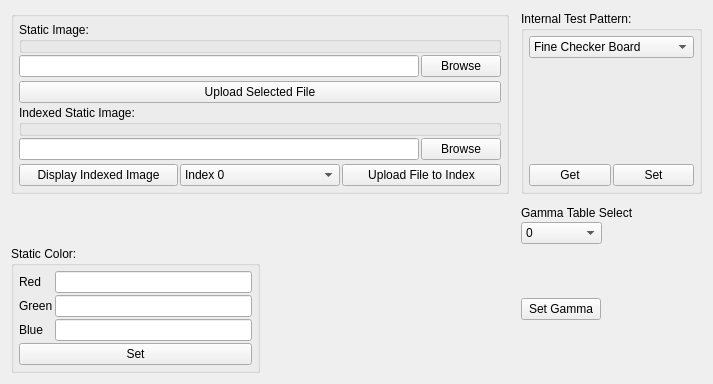
        <widget class="QWidget" name="tabTestPtn">
         <attribute name="title">
          <string>Static Image / Test Pattern</string>
         </attribute>
         <layout class="QGridLayout" name="gridLayout_6">
          <item row="1" column="0">
           <spacer name="verticalSpacer_15">
            <property name="orientation">
             <enum>Qt::Vertical</enum>
            </property>
            <property name="sizeType">
             <enum>QSizePolicy::MinimumExpanding</enum>
            </property>
            <property name="sizeHint" stdset="0">
             <size>
              <width>20</width>
              <height>0</height>
             </size>
            </property>
           </spacer>
          </item>
          <item row="0" column="1">
           <spacer name="horizontalSpacer_4">
            <property name="orientation">
             <enum>Qt::Horizontal</enum>
            </property>
            <property name="sizeType">
             <enum>QSizePolicy::MinimumExpanding</enum>
            </property>
            <property name="sizeHint" stdset="0">
             <size>
              <width>0</width>
              <height>20</height>
             </size>
            </property>
           </spacer>
          </item>
          <item row="0" column="0">
           <layout class="QGridLayout" name="gridLayout_5" columnstretch="2,0,0">
            <property name="spacing">
             <number>2</number>
            </property>
            <item row="1" column="0">
             <widget class="QGroupBox" name="staticImageGroup">
              <property name="title">
               <string/>
              </property>
              <layout class="QVBoxLayout" name="verticalLayout_8">
               <property name="spacing">
                <number>2</number>
               </property>
               <property name="leftMargin">
                <number>5</number>
               </property>
               <property name="topMargin">
                <number>5</number>
               </property>
               <property name="rightMargin">
                <number>5</number>
               </property>
               <property name="bottomMargin">
                <number>5</number>
               </property>
               <item>
                <widget class="QGroupBox" name="groupBox_10">
                 <property name="title">
                  <string>Static Image:</string>
                 </property>
                </widget>
               </item>
               <item>
                <layout class="QHBoxLayout" name="horizontalLayout_16">
                 <property name="spacing">
                  <number>2</number>
                 </property>
                 <item>
                  <widget class="QLineEdit" name="staticImageFile">
                   <property name="minimumSize">
                    <size>
                     <width>400</width>
                     <height>0</height>
                    </size>
                   </property>
                   <property name="toolTip">
                    <string>BMP File path</string>
                   </property>
                  </widget>
                 </item>
                 <item>
                  <widget class="QPushButton" name="staticImageBrowse_Button">
                   <property name="text">
                    <string>Browse</string>
                   </property>
                  </widget>
                 </item>
                </layout>
               </item>
               <item>
                <spacer name="verticalSpacer_32">
                 <property name="orientation">
                  <enum>Qt::Vertical</enum>
                 </property>
                 <property name="sizeType">
                  <enum>QSizePolicy::MinimumExpanding</enum>
                 </property>
                 <property name="sizeHint" stdset="0">
                  <size>
                   <width>20</width>
                   <height>2</height>
                  </size>
                 </property>
                </spacer>
               </item>
               <item>
                <widget class="QPushButton" name="StaticImageUpload_Button">
                 <property name="text">
                  <string>Upload Selected File</string>
                 </property>
                </widget>
               </item>
               <item>
                <widget class="QGroupBox" name="groupBox_4">
                 <property name="title">
                  <string>Indexed Static Image:</string>
                 </property>
                </widget>
               </item>
               <item>
                <layout class="QHBoxLayout" name="horizontalLayout_18">
                 <property name="spacing">
                  <number>2</number>
                 </property>
                 <item>
                  <widget class="QLineEdit" name="staticImageFile_Indexed">
                   <property name="minimumSize">
                    <size>
                     <width>400</width>
                     <height>0</height>
                    </size>
                   </property>
                   <property name="toolTip">
                    <string>BMP File path</string>
                   </property>
                  </widget>
                 </item>
                 <item>
                  <widget class="QPushButton" name="staticImageBrowseIndexed_Button">
                   <property name="text">
                    <string>Browse</string>
                   </property>
                  </widget>
                 </item>
                </layout>
               </item>
               <item>
                <spacer name="verticalSpacer_33">
                 <property name="orientation">
                  <enum>Qt::Vertical</enum>
                 </property>
                 <property name="sizeType">
                  <enum>QSizePolicy::MinimumExpanding</enum>
                 </property>
                 <property name="sizeHint" stdset="0">
                  <size>
                   <width>20</width>
                   <height>2</height>
                  </size>
                 </property>
                </spacer>
               </item>
               <item>
                <layout class="QGridLayout" name="gridLayout_30" rowstretch="0,0">
                 <item row="1" column="0">
                  <widget class="QPushButton" name="staticImageDisplay_Button">
                   <property name="text">
                    <string>Display Indexed Image</string>
                   </property>
                  </widget>
                 </item>
                 <item row="1" column="2">
                  <widget class="QPushButton" name="StaticImageUploadIndexed_Button">
                   <property name="text">
                    <string>Upload File to Index</string>
                   </property>
                  </widget>
                 </item>
                 <item row="1" column="1">
                  <widget class="QComboBox" name="StaticImageIndex">
                   <property name="layoutDirection">
                    <enum>Qt::LeftToRight</enum>
                   </property>
                   <item>
                    <property name="text">
                     <string>Index 0</string>
                    </property>
                   </item>
                   <item>
                    <property name="text">
                     <string>Index 1</string>
                    </property>
                   </item>
                   <item>
                    <property name="text">
                     <string>Index 2</string>
                    </property>
                   </item>
                   <item>
                    <property name="text">
                     <string>Index 3</string>
                    </property>
                   </item>
                   <item>
                    <property name="text">
                     <string>Index 4</string>
                    </property>
                   </item>
                   <item>
                    <property name="text">
                     <string>Index 5</string>
                    </property>
                   </item>
                   <item>
                    <property name="text">
                     <string>Index 6</string>
                    </property>
                   </item>
                   <item>
                    <property name="text">
                     <string>Index 7</string>
                    </property>
                   </item>
                   <item>
                    <property name="text">
                     <string>Index 8</string>
                    </property>
                   </item>
                   <item>
                    <property name="text">
                     <string>Index 9</string>
                    </property>
                   </item>
                   <item>
                    <property name="text">
                     <string>Index 10</string>
                    </property>
                   </item>
                   <item>
                    <property name="text">
                     <string>Index 11</string>
                    </property>
                   </item>
                   <item>
                    <property name="text">
                     <string>Index 12</string>
                    </property>
                   </item>
                   <item>
                    <property name="text">
                     <string>Index 13</string>
                    </property>
                   </item>
                   <item>
                    <property name="text">
                     <string>Index 14</string>
                    </property>
                   </item>
                   <item>
                    <property name="text">
                     <string>Index 15</string>
                    </property>
                   </item>
                  </widget>
                 </item>
                </layout>
               </item>
              </layout>
             </widget>
            </item>
            <item row="8" column="2">
             <widget class="QComboBox" name="selectGamma">
              <property name="sizePolicy">
               <sizepolicy hsizetype="Fixed" vsizetype="Fixed">
                <horstretch>0</horstretch>
                <verstretch>0</verstretch>
               </sizepolicy>
              </property>
              <item>
               <property name="text">
                <string>0</string>
               </property>
              </item>
              <item>
               <property name="text">
                <string>1</string>
               </property>
              </item>
              <item>
               <property name="text">
                <string>2</string>
               </property>
              </item>
              <item>
               <property name="text">
                <string> Linear</string>
               </property>
              </item>
              <item>
               <property name="text">
                <string>4</string>
               </property>
              </item>
              <item>
               <property name="text">
                <string>5</string>
               </property>
              </item>
              <item>
               <property name="text">
                <string>6</string>
               </property>
              </item>
              <item>
               <property name="text">
                <string>7</string>
               </property>
              </item>
              <item>
               <property name="text">
                <string>New Item</string>
               </property>
              </item>
             </widget>
            </item>
            <item row="9" column="0">
             <layout class="QHBoxLayout" name="horizontalLayout_11">
              <item>
               <widget class="QGroupBox" name="staticColorGroup">
                <property name="toolTip">
                 <string>Fill Screen With Color (R,G,B)</string>
                </property>
                <property name="title">
                 <string>Static Color:</string>
                </property>
                <layout class="QVBoxLayout" name="verticalLayout_13">
                 <property name="spacing">
                  <number>2</number>
                 </property>
                 <property name="leftMargin">
                  <number>5</number>
                 </property>
                 <property name="topMargin">
                  <number>5</number>
                 </property>
                 <property name="rightMargin">
                  <number>5</number>
                 </property>
                 <property name="bottomMargin">
                  <number>5</number>
                 </property>
                 <item>
                  <layout class="QFormLayout" name="formLayout_6">
                   <property name="horizontalSpacing">
                    <number>2</number>
                   </property>
                   <property name="verticalSpacing">
                    <number>2</number>
                   </property>
                   <item row="0" column="0">
                    <widget class="QLabel" name="staticColorRedLab">
                     <property name="text">
                      <string>Red</string>
                     </property>
                    </widget>
                   </item>
                   <item row="0" column="1">
                    <widget class="QLineEdit" name="staticColorRed">
                     <property name="toolTip">
                      <string>Range : 0 - 255</string>
                     </property>
                    </widget>
                   </item>
                   <item row="1" column="0">
                    <widget class="QLabel" name="staticColorGreenLab">
                     <property name="text">
                      <string>Green</string>
                     </property>
                    </widget>
                   </item>
                   <item row="1" column="1">
                    <widget class="QLineEdit" name="staticColorGreen">
                     <property name="toolTip">
                      <string>Range : 0 - 255</string>
                     </property>
                    </widget>
                   </item>
                   <item row="2" column="0">
                    <widget class="QLabel" name="staticColorBlueLab">
                     <property name="text">
                      <string>Blue</string>
                     </property>
                    </widget>
                   </item>
                   <item row="2" column="1">
                    <widget class="QLineEdit" name="staticColorBlue">
                     <property name="toolTip">
                      <string>Range : 0 - 255</string>
                     </property>
                    </widget>
                   </item>
                  </layout>
                 </item>
                 <item>
                  <spacer name="verticalSpacer_12">
                   <property name="orientation">
                    <enum>Qt::Vertical</enum>
                   </property>
                   <property name="sizeType">
                    <enum>QSizePolicy::MinimumExpanding</enum>
                   </property>
                   <property name="sizeHint" stdset="0">
                    <size>
                     <width>20</width>
                     <height>0</height>
                    </size>
                   </property>
                  </spacer>
                 </item>
                 <item>
                  <widget class="QPushButton" name="staticColorSetBut">
                   <property name="text">
                    <string>Set</string>
                   </property>
                  </widget>
                 </item>
                </layout>
               </widget>
              </item>
              <item>
               <spacer name="horizontalSpacer_15">
                <property name="orientation">
                 <enum>Qt::Horizontal</enum>
                </property>
                <property name="sizeHint" stdset="0">
                 <size>
                  <width>40</width>
                  <height>20</height>
                 </size>
                </property>
               </spacer>
              </item>
             </layout>
            </item>
            <item row="3" column="0">
             <spacer name="verticalSpacer_17">
              <property name="orientation">
               <enum>Qt::Vertical</enum>
              </property>
              <property name="sizeType">
               <enum>QSizePolicy::MinimumExpanding</enum>
              </property>
              <property name="sizeHint" stdset="0">
               <size>
                <width>20</width>
                <height>10</height>
               </size>
              </property>
             </spacer>
            </item>
            <item row="4" column="0">
             <spacer name="verticalSpacer_13">
              <property name="orientation">
               <enum>Qt::Vertical</enum>
              </property>
              <property name="sizeType">
               <enum>QSizePolicy::MinimumExpanding</enum>
              </property>
              <property name="sizeHint" stdset="0">
               <size>
                <width>20</width>
                <height>0</height>
               </size>
              </property>
             </spacer>
            </item>
            <item row="1" column="2">
             <widget class="QGroupBox" name="testPtnGroup">
              <property name="title">
               <string>Internal Test Pattern:</string>
              </property>
              <layout class="QVBoxLayout" name="verticalLayout_14">
               <property name="spacing">
                <number>2</number>
               </property>
               <property name="leftMargin">
                <number>5</number>
               </property>
               <property name="topMargin">
                <number>5</number>
               </property>
               <property name="rightMargin">
                <number>5</number>
               </property>
               <property name="bottomMargin">
                <number>5</number>
               </property>
               <item>
                <widget class="QComboBox" name="testPtnList">
                 <item>
                  <property name="text">
                   <string>Fine Checker Board</string>
                  </property>
                 </item>
                 <item>
                  <property name="text">
                   <string>Solid Black</string>
                  </property>
                 </item>
                 <item>
                  <property name="text">
                   <string>Solid White</string>
                  </property>
                 </item>
                 <item>
                  <property name="text">
                   <string>Solid Green</string>
                  </property>
                 </item>
                 <item>
                  <property name="text">
                   <string>Solid Blue</string>
                  </property>
                 </item>
                 <item>
                  <property name="text">
                   <string>Solid Red</string>
                  </property>
                 </item>
                 <item>
                  <property name="text">
                   <string>Vertical Lines</string>
                  </property>
                 </item>
                 <item>
                  <property name="text">
                   <string>Horizontal Lines</string>
                  </property>
                 </item>
                 <item>
                  <property name="text">
                   <string>Vertical Lines (Fine)</string>
                  </property>
                 </item>
                 <item>
                  <property name="text">
                   <string>Horizontal Lines (Fine)</string>
                  </property>
                 </item>
                 <item>
                  <property name="text">
                   <string>Diagonal Lines</string>
                  </property>
                 </item>
                 <item>
                  <property name="text">
                   <string>Vertical Gray Ramp</string>
                  </property>
                 </item>
                 <item>
                  <property name="text">
                   <string>Horizontal Gray Ramp</string>
                  </property>
                 </item>
                 <item>
                  <property name="text">
                   <string>ANSI 4x4 Checker Board</string>
                  </property>
                 </item>
                </widget>
               </item>
               <item>
                <spacer name="verticalSpacer_14">
                 <property name="orientation">
                  <enum>Qt::Vertical</enum>
                 </property>
                 <property name="sizeType">
                  <enum>QSizePolicy::MinimumExpanding</enum>
                 </property>
                 <property name="sizeHint" stdset="0">
                  <size>
                   <width>20</width>
                   <height>0</height>
                  </size>
                 </property>
                </spacer>
               </item>
               <item>
                <layout class="QHBoxLayout" name="horizontalLayout_17">
                 <item>
                  <widget class="QPushButton" name="testPtnGetBut">
                   <property name="text">
                    <string>Get</string>
                   </property>
                  </widget>
                 </item>
                 <item>
                  <widget class="QPushButton" name="testPtnSetBut">
                   <property name="text">
                    <string>Set</string>
                   </property>
                  </widget>
                 </item>
                </layout>
               </item>
              </layout>
             </widget>
            </item>
            <item row="1" column="1">
             <spacer name="horizontalSpacer_3">
              <property name="orientation">
               <enum>Qt::Horizontal</enum>
              </property>
              <property name="sizeHint" stdset="0">
               <size>
                <width>10</width>
                <height>20</height>
               </size>
              </property>
             </spacer>
            </item>
            <item row="9" column="2">
             <widget class="QPushButton" name="setGamma">
              <property name="enabled">
               <bool>true</bool>
              </property>
              <property name="sizePolicy">
               <sizepolicy hsizetype="Fixed" vsizetype="Fixed">
                <horstretch>0</horstretch>
                <verstretch>0</verstretch>
               </sizepolicy>
              </property>
              <property name="text">
               <string>Set Gamma</string>
              </property>
             </widget>
            </item>
            <item row="7" column="2">
             <widget class="QLabel" name="label_22">
              <property name="text">
               <string>Gamma Table Select</string>
              </property>
             </widget>
            </item>
           </layout>
          </item>
         </layout>
        </widget>
